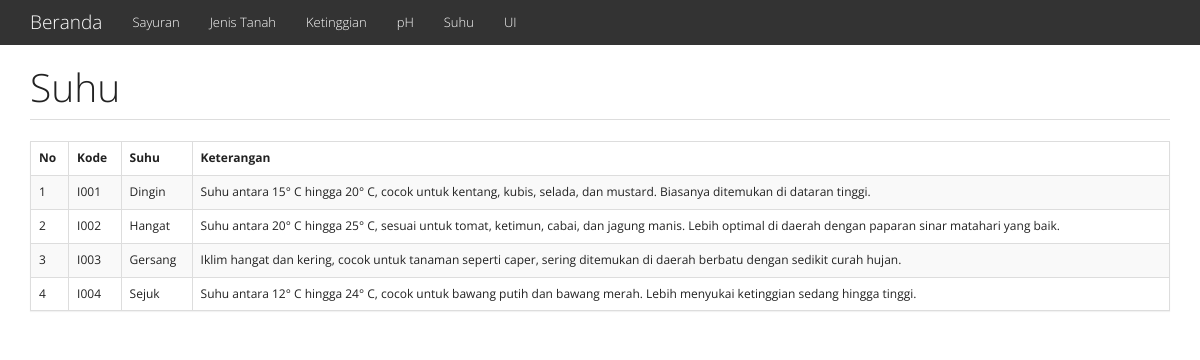
/?m=suhu, run on the app's committed database.
### tables this page shows
CREATE TABLE tb_suhu (
  kode_suhu varchar(16) NOT NULL,
  jenis_suhu varchar(255) DEFAULT NULL,
  keterangan text DEFAULT NULL,
referensi varchar(100) DEFAULT NULL
);

### functions.php (called while the page is built, shortened)
<?php
$config["server"] = 'localhost';
$config["username"] = 'root';
$config["password"] = '';
$config["database_name"] = 'cf_fc';
include_once 'includes/db.php';
$db = new DB($config['server'], $config['username'], $config['password'], $config['database_name']);
if (!function_exists('_get')) {
    function _get($key, $val = null) {
        return isset($_GET[$key]) ? $_GET[$key] : $val;
    }
}
function esc_field($str) {
    return $str ? addslashes($str) : '';
}

### includes/db.php (called while the page is built, shortened)
<?php
class DB
{
    var $conn = null;
    public function __construct($host, $username, $passwd, $dbname)
    {
        $this->conn = mysqli_connect($host, $username, $passwd, $dbname);
    }
    public function query($sql)
    {
        $query = mysqli_query($this->conn, $sql) or die('<pre>Error mysqli_query: ' . mysqli_error($this->conn) . '<br />' . $sql . '</pre>');
        return $query;
    }
    public function get_results($sql)
    {
        $query = $this->query($sql);
        $arr = array();
        while ($row = mysqli_fetch_object($query)) {
            $arr[] = $row;
        }
        return $arr;
    }
}

### suhu.php (the view)
<div class="page-header">
    <h1>Suhu</h1>
</div>
<div class="panel panel-default">
    <div class="table-responsive">
        <table class="table table-bordered table-hover table-striped">
            <thead>
                <tr class="nw">
                    <th>No</th>
                    <th>Kode</th>
                    <th>Suhu</th>
                    <th>Keterangan</th>
                </tr>
            </thead>
            <?php
            $q = esc_field(_get('q'));
            $rows = $db->get_results("SELECT * FROM tb_suhu
                WHERE kode_suhu LIKE '%$q%' OR jenis_suhu  LIKE '%$q%' OR keterangan LIKE '%$q%'
                ORDER BY kode_suhu");
            $no = 0;
            foreach ($rows as $row) : ?>
                <tr>
                    <td><?= ++$no ?></td>
                    <td><?= $row->kode_suhu ?></td>
                    <td><?= $row->jenis_suhu ?></td>
                    <td><?= $row->keterangan ?></td>
                </tr>
            <?php endforeach; ?>
        </table>
    </div>
</div>

### assets/css/general.css (style rules this page uses)
html { position: relative; min-height: 100%; }
body { margin-bottom: 70px; }
.nw { white-space: nowrap; }
.page-header { margin-top: 0; padding-bottom: 0; }
.page-header h1 { margin-top: 0; }

### data on the page
tb_suhu: kode_suhu "I001", jenis_suhu "Dingin", keterangan "Suhu antara 15° C hingga 20° C, cocok untuk kentang, kubis, selada, dan mustard. Biasanya ditemukan di dataran tinggi."
tb_suhu: kode_suhu "I002", jenis_suhu "Hangat", keterangan "Suhu antara 20° C hingga 25° C, sesuai untuk tomat, ketimun, cabai, dan jagung manis. Lebih optimal di daerah dengan paparan sinar matahari yang baik."
tb_suhu: kode_suhu "I003", jenis_suhu "Gersang", keterangan "Iklim hangat dan kering, cocok untuk tanaman seperti caper, sering ditemukan di daerah berbatu dengan sedikit curah hujan."
tb_suhu: kode_suhu "I004", jenis_suhu "Sejuk", keterangan "Suhu antara 12° C hingga 24° C, cocok untuk bawang putih dan bawang merah. Lebih menyukai ketinggian sedang hingga tinggi."
